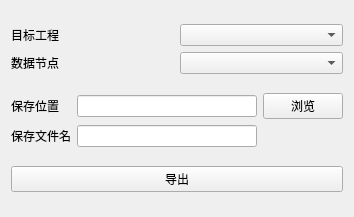
<?xml version="1.0" encoding="UTF-8"?>
<ui version="4.0">
 <class>Export_KML</class>
 <widget class="QWidget" name="Export_KML">
  <property name="geometry">
   <rect>
    <x>0</x>
    <y>0</y>
    <width>354</width>
    <height>217</height>
   </rect>
  </property>
  <property name="windowTitle">
   <string>导出到Google Earth</string>
  </property>
  <property name="windowIcon">
   <iconset resource="../QtWidgetsApplication3.qrc">
    <normaloff>:/QtWidgetsApplication3/icon/GoogleEarth.png</normaloff>:/QtWidgetsApplication3/icon/GoogleEarth.png</iconset>
  </property>
  <layout class="QVBoxLayout" name="verticalLayout">
   <item>
    <layout class="QGridLayout" name="gridLayout_2">
     <item row="0" column="0">
      <widget class="QLabel" name="label">
       <property name="text">
        <string>目标工程</string>
       </property>
      </widget>
     </item>
     <item row="0" column="1">
      <widget class="QComboBox" name="comboBox"/>
     </item>
     <item row="1" column="0">
      <widget class="QLabel" name="label_2">
       <property name="text">
        <string>数据节点</string>
       </property>
      </widget>
     </item>
     <item row="1" column="1">
      <widget class="QComboBox" name="comboBox_2"/>
     </item>
    </layout>
   </item>
   <item>
    <layout class="QGridLayout" name="gridLayout">
     <item row="1" column="0">
      <widget class="QLabel" name="label_4">
       <property name="text">
        <string>保存文件名</string>
       </property>
      </widget>
     </item>
     <item row="0" column="1">
      <widget class="QLineEdit" name="File_path"/>
     </item>
     <item row="0" column="0">
      <widget class="QLabel" name="label_3">
       <property name="text">
        <string>保存位置</string>
       </property>
      </widget>
     </item>
     <item row="1" column="1">
      <widget class="QLineEdit" name="File_name"/>
     </item>
     <item row="0" column="2">
      <widget class="QPushButton" name="Browse">
       <property name="text">
        <string>浏览</string>
       </property>
      </widget>
     </item>
    </layout>
   </item>
   <item>
    <widget class="QPushButton" name="Export">
     <property name="text">
      <string>导出</string>
     </property>
    </widget>
   </item>
  </layout>
 </widget>
 <resources>
  <include location="../QtWidgetsApplication3.qrc"/>
 </resources>
 <connections/>
</ui>
